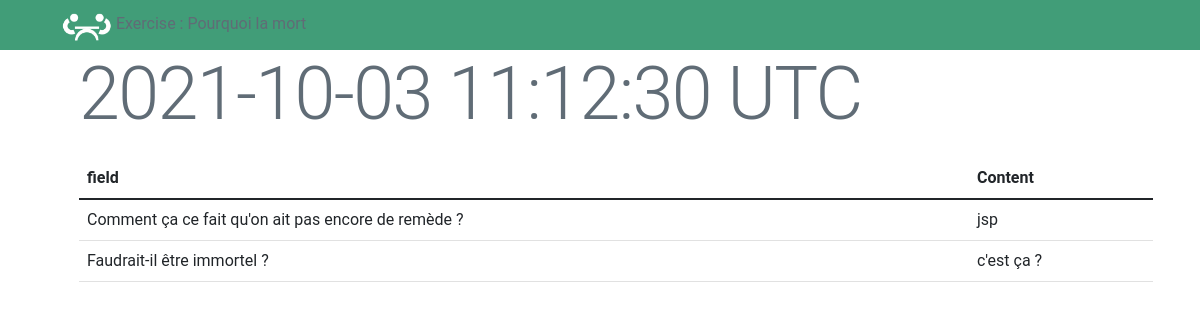
The page /?action=showStatExerciseByTake&take=4 on the database its author committed.
### tables this page shows
CREATE TABLE IF NOT EXISTS `exercises` (
  `id` int(11) NOT NULL AUTO_INCREMENT,
  `title` varchar(255) NOT NULL,
  `state` int(11) NOT NULL DEFAULT 0,
  PRIMARY KEY (`id`)
);

CREATE TABLE IF NOT EXISTS `takes` (
  `id` int(11) NOT NULL AUTO_INCREMENT,
  `time_stamp` timestamp NOT NULL DEFAULT current_timestamp() ON UPDATE current_timestamp(),
  PRIMARY KEY (`id`)
);

CREATE TABLE IF NOT EXISTS `fields` (
  `id` int(11) NOT NULL AUTO_INCREMENT,
  `label` varchar(255) NOT NULL,
  `value_kind` int(11) NOT NULL,
  `exercises_id` int(11) NOT NULL,
  PRIMARY KEY (`id`,`exercises_id`),
  KEY `fk_fields_exercises1_idx` (`exercises_id`),
  CONSTRAINT `fk_fields_exercises1` FOREIGN KEY (`exercises_id`) REFERENCES `exercises` (`id`) ON DELETE NO ACTION ON UPDATE NO ACTION
);

CREATE TABLE IF NOT EXISTS `answers` (
  `id` int(11) NOT NULL AUTO_INCREMENT,
  `response` text NOT NULL,
  `fields_id` int(11) NOT NULL,
  `takes_id` int(11) NOT NULL,
  PRIMARY KEY (`id`,`fields_id`,`takes_id`),
  UNIQUE KEY `unique_take_for_answer` (`fields_id`,`takes_id`),
  KEY `fk_answers_fields1_idx` (`fields_id`),
  KEY `fk_answers_takes1_idx` (`takes_id`),
  CONSTRAINT `fk_answers_fields1` FOREIGN KEY (`fields_id`) REFERENCES `fields` (`id`) ON DELETE NO ACTION ON UPDATE NO ACTION,
  CONSTRAINT `fk_answers_takes1` FOREIGN KEY (`takes_id`) REFERENCES `takes` (`id`) ON DELETE NO ACTION ON UPDATE NO ACTION
);

### Controller/ExerciseController.php (called while the page is built, shortened)
<?php
class ExerciseController
{
    public static function showStatExerciseByTake()
    {
        $take = Take::find($_GET['take']);
        $exercise = Exercise::find(Field::find($take->answers()[0]->field->getId())->exercises_id);
        include_once "View/StatExerciseByTake.php";
        require dirname(__DIR__, 1) . "/View/Layout.php";
    }
}

### Model/Take.php (called while the page is built, shortened)
<?php
class Take
{
    public int $id;
    static function make(array $params)
    {
        $take = new Take();
        if (isset($params['id'])) {
            $take->id = $params['id'];
        }
        $take->timeStamp = new DateTime( $params['time_stamp']);
        return $take;
    }
    static function find(int $id): ?Take
    {
        $res = DbConnector::selectOne("SELECT * FROM takes WHERE id = :id", ['id' => $id]);
        return self::make(["id" => $res["id"], "time_stamp" => $res['time_stamp']]);
    }
    public function answers(): array
    {
        $answers = Answer::where("takes_id",$this->id);
        return $answers;
    }
}

### Model/DbConnector.php (called while the page is built, shortened)
<?php
class DbConnector
{
    private static function getPDO(){
        $DB = null;
        try{
            $DB = new PDO($DSN,$USERNAME,$PASSWORD);
        }catch(Exception $exception){
            throw new Exception("An exception has occurred when trying to connect to the database!");
        }
        $DB->exec("set names utf8");
        $DB->setAttribute(PDO::ATTR_ERRMODE, PDO::ERRMODE_EXCEPTION);
        return $DB;
    }
    static function select($query, $params, $multirecord) {
        $DB = self::getPDO();
        try {
            $statement = $DB->prepare($query);
            $statement->execute($params);
            if ($multirecord)
            {
                $queryResult = $statement->fetchAll(PDO::FETCH_ASSOC);
            } else {
                $queryResult = $statement->fetch(PDO::FETCH_ASSOC);
            }
            return $queryResult;
        } catch (PDOException $e) {
            error_log($e->getMessage());
            return null;
        }
    }
    static function selectMany($query, $params = []) {
        return self::select($query, $params, true);
    }
    static function selectOne($query, $params = []) {
        return self::select($query, $params, false);
    }
}

### Model/Answer.php (called while the page is built, shortened)
<?php
class Answer
{
    static function make(array $params)
    {
        $answer = new Answer();
        if (isset($params['id'])) {
            $answer->id = $params['id'];
        }
        $answer->response = $params['response'];
        $answer->field = $params['field'];
        $answer->take = $params['take'];
        return $answer;
    }
    static function where($field,$value): array
    {
        $result = DbConnector::selectMany("select * from answers where $field = :value;",["value"=>$value]);
        $return = [];
        foreach ($result as $res){
            $return[] = self::make(["id" => $res["id"], "response" => $res['response'], "field" => Field::find($res['fields_id']), "take" => Take::find($res['takes_id'])]);
        }
        return $return;
    }
}

### Model/Field.php (called while the page is built, shortened)
<?php
class Field
{
    private int $id;
    public function __construct(string $label, int $value_kind, int $exercises_id, int $id = null)
    {
        $this->label = $label;
        $this->exercises_id = $exercises_id;
        if ($id != null) $this->id = $id;
    }
    static function find($id): ?Field
    {
        $res = DbConnector::selectOne("select * from fields where id=:id;", ["id" => $id]);
        return isset($res['label']) ? new Field($res['label'], $res['value_kind'], $res['exercises_id'], $res['id']) : null;
    }
    static function where($field,$value): array
    {
        $result = DbConnector::selectMany("select * from fields where $field = :value;",["value"=>$value]);
        $return = [];
        foreach ($result as $res){
            $return[] = new Field($res['label'], $res['value_kind'], $res['exercises_id'], $res['id']);
        }
        return $return;
    }
    public function getId(): int
    {
        return $this->id;
    }
    public function takes(): array
    {
        $res = DbConnector::selectMany("SELECT takes.id, time_stamp FROM takes INNER JOIN answers ON answers.takes_id = takes.id WHERE answers.fields_id = :fields_id", ["fields_id" => $this->id]);
        $return = [];
        foreach ($res as $result) {
            $return[] = Take::make($result);
        }
        return $return;
    }
}

### Model/Exercise.php (called while the page is built, shortened)
<?php
class Exercise
{
    public int $id;
    static function make(array $params)
    {
        $exercise = new Exercise();
        if (isset($params['id'])) {
            $exercise->id = $params['id'];
        }
        $exercise->title = $params['title'];
        $exercise->state = $params['state'];
        return $exercise;
    }
    static function find(int $id): ?Exercise
    {
        $res = DbConnector::selectOne("SELECT * FROM exercises WHERE id = :id", ['id' => $id]);
        return self::make(["id" => $res["id"], "title" => $res['title'], "state" => $res['state']]);
    }
    public function fields(): array
    {
        $fields = Field::where("exercises_id", $this->id);
        return $fields;
    }
}

### View/StatExerciseByTake.php (the view)
<section class="row">
    <div class="column">
        <h1><?= $take->timeStamp->format('Y-m-d H:i:s') ?> UTC</h1>
        <table class="table">
            <thead>
            <tr>
                <th>field</th>
                <th>Content</th>
            </tr>
            </thead>
            <tbody>
            <?php foreach ($exercise->fields() as $field) : ?>
                <?php foreach ($field->takes() as $take) : ?>
                    <?php foreach ($take->answers() as $answer) : ?>
                    <?php if($answer->take->id== $_GET['take'] && $answer->field->getId() == $field->getId()): ?>
                        <tr>
                            <td>
                                <a><?= $field->label ?></a>
                            </td>
                            <td>
                                <a><?= $answer->response ?></a>
                            </td>
                        </tr>
                    <?php endif; ?>
                    <?php endforeach; ?>
                <?php endforeach; ?>
            <?php endforeach; ?>
            </tbody>
        </table>
    </div>
</section>

### View/Components/Header/Results.php (shortened to what this page needs)
<header class="results">
    <section class="container">
        <a href="?"><img id="Logo" src="View/Style/Assets/logo.png"></a>
        <?php if ($_GET['action'] == "showStatExercise" || $_GET['action'] == "showStatExerciseByField" || $_GET['action'] == "showStatExerciseByTake"  ) { ?>
            <a>Exercise : <span><?= $exercise->title ?></span></a>
        <?php } ?>
    </section>
</header>

### View/Style/CSS/Global.css (style rules this page uses)
header.results { background: #419d78; height: 50px; }
#Logo { height: 50px; }
body { margin: 0; color: #606c76 !important; font-family: "Roboto", "Helvetica Neue", "Helvetica", "Arial", sans-serif; display: flex; justify-content: center; flex-direction: column; }
.row { flex-direction: row; flex-wrap: nowrap !important; justify-content: space-between; width: calc(100% + 2.0rem); margin: auto !important; text-align: left; }
.row .column { display: block; flex: 1 1 auto; margin-left: 5px; margin-right: 5px; max-width: 100%; width: 100%; }
td, tr { border-bottom: 0.1rem solid #e1e1e1; }
.container { margin: 0 auto; padding: 0 2rem; position: relative; }
h1 { font-size: 4.6rem; margin: 0; font-weight: 300; letter-spacing: -0.1rem; margin-bottom: 20px; }

### rows shown on the page
exercises: title "Pourquoi la mort"
takes: time_stamp "2021-10-03 11:12:30"
fields: label "Comment ça ce fait qu'on ait pas encore de remède ?"
answers: response "jsp"
fields: label "Faudrait-il être immortel ?"
answers: response "c'est ça ?"
